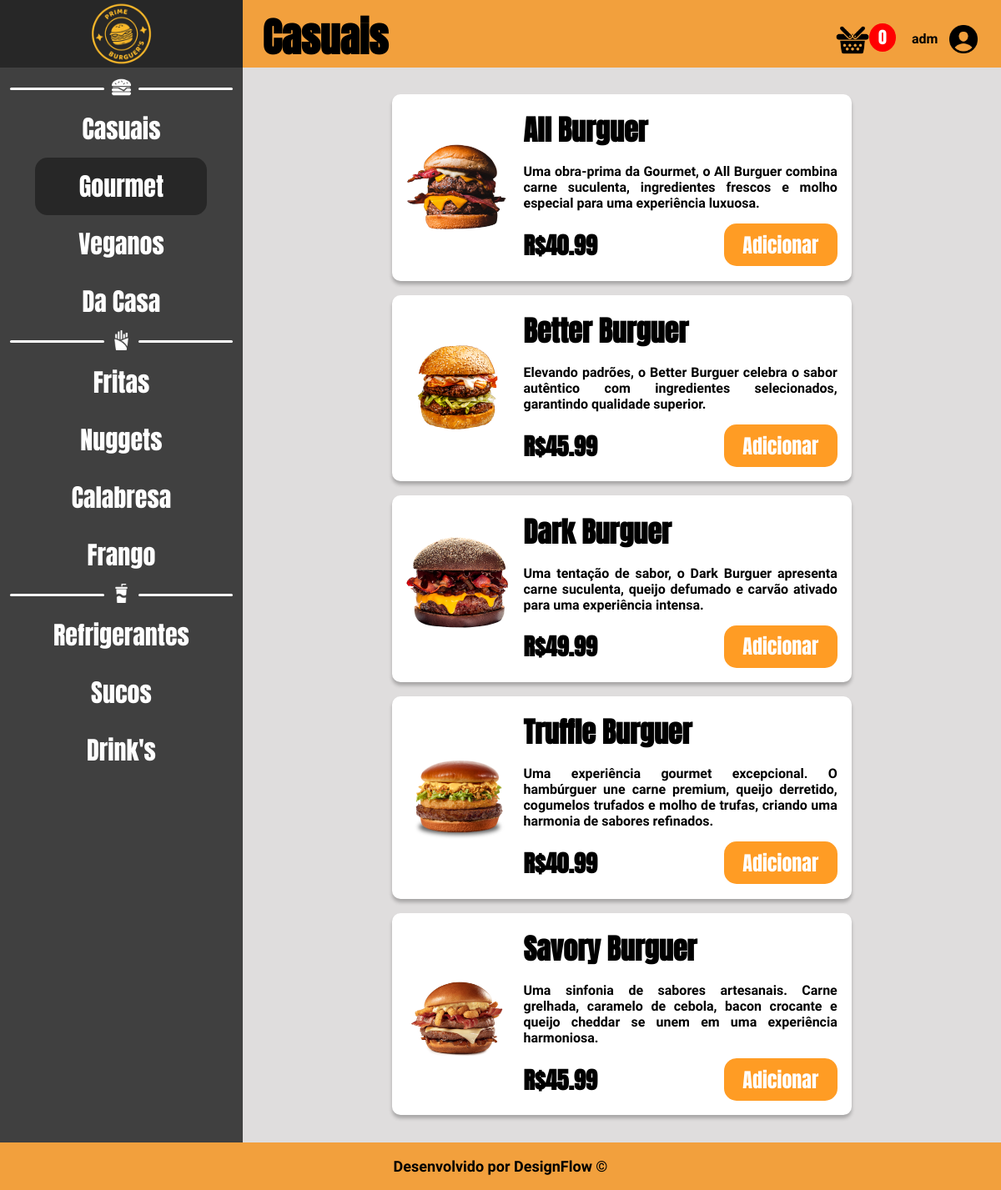
The page /php/burguer-gourmet.php (signed in) on the database its author committed.
### tables this page shows
CREATE TABLE IF NOT EXISTS `produtos_cadastrados` (
	`id_produto` int(50) NOT NULL,
	`nome_produto` varchar(50) NOT NULL,
	`descricao_produto` varchar(500) NOT NULL,
	`img_produto` varchar(100) NOT NULL,
	`categoria_produto` enum(
		'Casuais',
		'Gourmet',
		'Veganos',
		'Da Casa',
		'Fritas',
		'Nuggets',
		'Calabresa',
		'Frango',
		'Refrigerantes',
		'Sucos',
		'Drinks'
	) NOT NULL,
	`valor_produto` decimal(10, 2) NOT NULL
);

### php/burguer-gourmet.php (the view, shortened to what this page needs)
<?php
$username = $_SESSION["nome_usuario"];
?>
<!DOCTYPE html>
<html lang="pt-br">
<head>
    <link rel="stylesheet" href="../css/burguer.css">
</head>
<body>
    <header class="responsive-header">
<div class="logo-area">
    <img src="../img/logo.png" id="img-logo" alt="Logo" onclick="javascript:location.href='direcionamento.php'">
</div>
<div class="search-area">
    <h4 id="txt-title">Casuais</h4>
    <div class="configs">
        <div class="carrinho">
            <img src="../img/cesta.png" class="icon-cesta" onclick="abrirModalCarrinho()">
            <span class="quant" id="quantidade-carrinho">0</span>
        </div>
        <div class="user-name-area">
            <p id="user-name"><?php echo $username; ?></p>
            <img src="../img/user-c.png" id="user-c-icon" onclick="toggleDrop()">
        </div>
    </div>
</div>
</header>
    <main>
        <aside id="myDropdown">
            <div class="category-burg">
                <div class="linha"></div>
                <div class="burguer-icon">
                    <img src="../img/icon-burguer.png" class="icon-category">
                </div>
                <div class="linha2"></div>
            </div>
            <div class="burguer-options">
                <ul onclick="mudarTelaBurguerCasual()" class="ul-options">Casuais</ul>
                <ul id="burguers" class="ul-options">Gourmet</ul>
                <ul onclick="mudarTelaBurguerVegano()" class="ul-options">Veganos</ul>
                <ul onclick="mudarTelaBurguerDaCasa()" class="ul-options">Da Casa</ul>
            </div>
            <div class="category-portions">
                <div class="linha"></div>
                <div class="portion-icon">
                    <img src="../img/icon-batata.png" class="icon-category">
                </div>
                <div class="linha2"></div>
            </div>
            <div class="portions-options">
                <ul onclick="mudarTelaBatataFrita()" class="ul-options">Fritas</ul>
                <ul onclick="mudarTelaNugget()" class="ul-options">Nuggets</ul>
                <ul onclick="mudarTelaCalabresa()" class="ul-options">Calabresa</ul>
                <ul onclick="mudarTelaFrango()" class="ul-options">Frango</ul>
            </div>
            <div class="category-drinks">
                <div class="linha"></div>
                <div class="drink-icon">
                    <img src="../img/icon-refri.png" class="icon-category">
                </div>
                <div class="linha2"></div>
            </div>
            <div class="drinks-options">
                <ul onclick="mudarTelaRefrigerante()" class="ul-options">Refrigerantes</ul>
                <ul onclick="mudarTelaSuco()" class="ul-options">Sucos</ul>
                <ul onclick="mudarTelaDrink()" class="ul-options">Drink's</ul>
            </div>
        </aside>
        <div class="all-products">
            <?php
            include '../php-action/conexao.php';
            $consulta = "SELECT * FROM produtos_cadastrados WHERE categoria_produto = 'Gourmet' ORDER BY id_produto ASC";
            $resultado = $conn->query($consulta);
            if ($resultado->num_rows > 0) :
                while ($row = $resultado->fetch_assoc()) :
                    echo '
                        <div class="card-product">
                            <div class="img-product">
                                <img src="' . $row["img_produto"] . '" class="img-burg">
                            </div>
                            <div class="product">
                                <h2 class="title-product">' . $row["nome_produto"] . '</h2>
                                <p>' . $row["descricao_produto"] . '</p>
                                <div class="buy">
                                    <h3>R$' . $row["valor_produto"] . '</h3>
                                    <input type="button" value="Adicionar" class="btn-add" data-nome="' . $row["nome_produto"] . '" data-preco="' . $row["valor_produto"] . '" data-imagem="' . $row["img_produto"] . '">
                                </div>
                            </div>
                        </div>';
                endwhile;
            else:
                echo "Nenhum produto encontrado para esta categoria.";
            endif;
            ?>
        </div>
    </main>
    <footer>
        <p id="txt-footer">Desenvolvido por DesignFlow &copy;</p>
    </footer>
</body>
</html>

### css/burguer.css (style rules this page uses)
* { margin: 0; padding: 0; }
html { background-color: #F2A03D; }
header { display: flex; }
main { display: flex; max-width: 100%; }
aside { background-color: #404040; width: 25.6%; padding-top: 1%; padding-bottom: 1%; transition: max-height 0.6s linear(0 0%, 0.51 49.26%, 1 100%); }
p { font-family: 'Quicksand', sans-serif; font-weight: 600; text-align: justify; }
h3 { font-size: 28px; font-family: 'Anton', sans-serif; }
h4 { font-size: 22px; font-family: 'Anton', sans-serif; }
.logo-area { background-color: #272727; text-align: center; width: 33.75%; display: flex; align-items: center; justify-content: center; }
.search-area { background-color: #F2A03D; width: 100%; display: flex; max-width: 100%; padding: 0 2%; }
.user-name-area { display: flex; align-items: center; gap: 10px; }
.category-burg, .category-portions, .category-drinks { display: flex; align-items: center; }
.linha { background-color: white; width: 100%; height: 3px; margin-left: 4%; border-radius: 20px; }
.linha2 { background-color: white; width: 100%; height: 3px; margin-right: 4%; border-radius: 20px; }
.burguer-icon, .portion-icon, .drink-icon { text-align: center; width: 36%; }
.icon-category { width: 58%; }
.burguer-options, .portions-options, .drinks-options { text-align: center; display: flex; color: white; flex-direction: column; align-items: center; font-size: 30px; line-height: 230%; font-family: 'Anton', sans-serif; }
.configs { display: flex; align-items: flex-end; width: 56%; justify-content: flex-end; gap: 30px; margin-bottom: 1.5%; }
.card-product { background-color: white; border-radius: 10px; width: 60%; display: flex; max-width: 100%; gap: 15px; padding: 2%; box-shadow: 0px 4px 4px 0px rgba(0, 0, 0, 0.25); margin: 1%; }
.img-product { width: 25%; display: flex; align-items: center; justify-content: center; }
.product { width: 75%; text-align: justify; display: flex; flex-direction: column; gap: 15px; }
.img-product img { width: 100%; }
.all-products { background-color: #dfdddd; padding: 2%; width: 75.8%; display: flex; justify-content: center; flex-direction: column; align-items: center; gap: 0.5%; }
.buy { display: flex; align-items: center; justify-content: space-between; }
.buy h3 { font-size: 28px; }
.btn-add { font-family: 'Anton', sans-serif; border: none; color: white; background-color: #FF9C24; padding: 2% 6%; border-radius: 15px; font-size: 24px; cursor: pointer; }
#img-logo { width: 28%; cursor: pointer; }
#txt-title { font-family: 'Anton', sans-serif; font-size: 48px; width: 70%; display: flex; align-items: flex-end; }
#burguers { background-color: #272727; padding: 0% 18%; border-radius: 15px; }
#txt-footer { text-align: center; padding: 1.5%; color: rgb(0, 0, 0); font-size: 18px; }
#user-c-icon { width: 2.6em; cursor: pointer; }
.quant { border-radius: 50%; background-color: #ff0000; padding: 3% 22%; color: white; text-align: center; font-family: 'Anton', sans-serif; font-weight: 100; font-size: 20px; }
.carrinho { display: flex; justify-content: center; align-items: flex-start; max-width: 100%; }
.icon-cesta { width: 2.5em; cursor: pointer; }
.title-product { font-size: 34px; font-family: 'Anton', sans-serif; }

### rows shown on the page
produtos_cadastrados: img_produto (picture), nome_produto "All Burguer", descricao_produto "Uma obra-prima da Gourmet, o All Burguer combina carne suculenta, ingredientes frescos e molho especial para uma experiência luxuosa.", valor_produto "40.99"
produtos_cadastrados: img_produto (picture), nome_produto "Better Burguer", descricao_produto "Elevando padrões, o Better Burguer celebra o sabor autêntico com ingredientes selecionados, garantindo qualidade superior.", valor_produto "45.99"
produtos_cadastrados: img_produto (picture), nome_produto "Dark Burguer", descricao_produto "Uma tentação de sabor, o Dark Burguer apresenta carne suculenta, queijo defumado e carvão ativado para uma experiência intensa.", valor_produto "49.99"
produtos_cadastrados: img_produto (picture), nome_produto "Truffle Burguer", descricao_produto "Uma experiência gourmet excepcional. O hambúrguer une carne premium, queijo derretido, cogumelos trufados e molho de trufas, criando uma harmonia de sabores refinados.", valor_produto "40.99"
produtos_cadastrados: img_produto (picture), nome_produto "Savory Burguer", descricao_produto "Uma sinfonia de sabores artesanais. Carne grelhada, caramelo de cebola, bacon crocante e queijo cheddar se unem em uma experiência harmoniosa.", valor_produto "45.99"

### other values the page prints
$username "adm"
